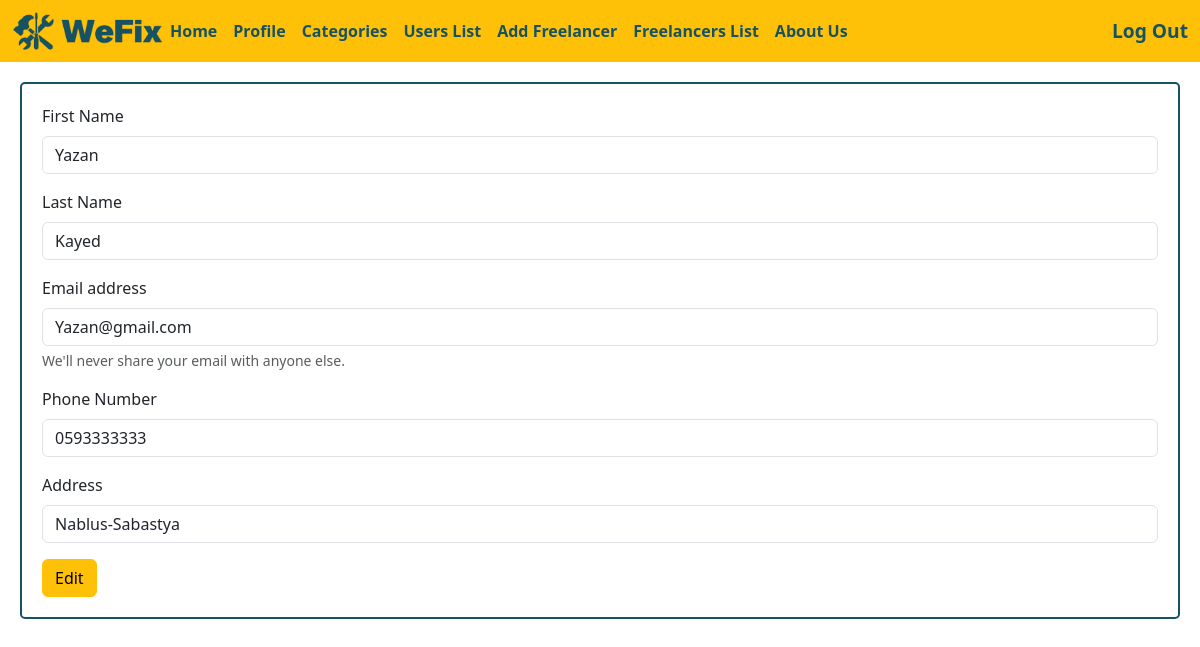
The page /userprofile/4 (signed in) on the database as committed earlier.
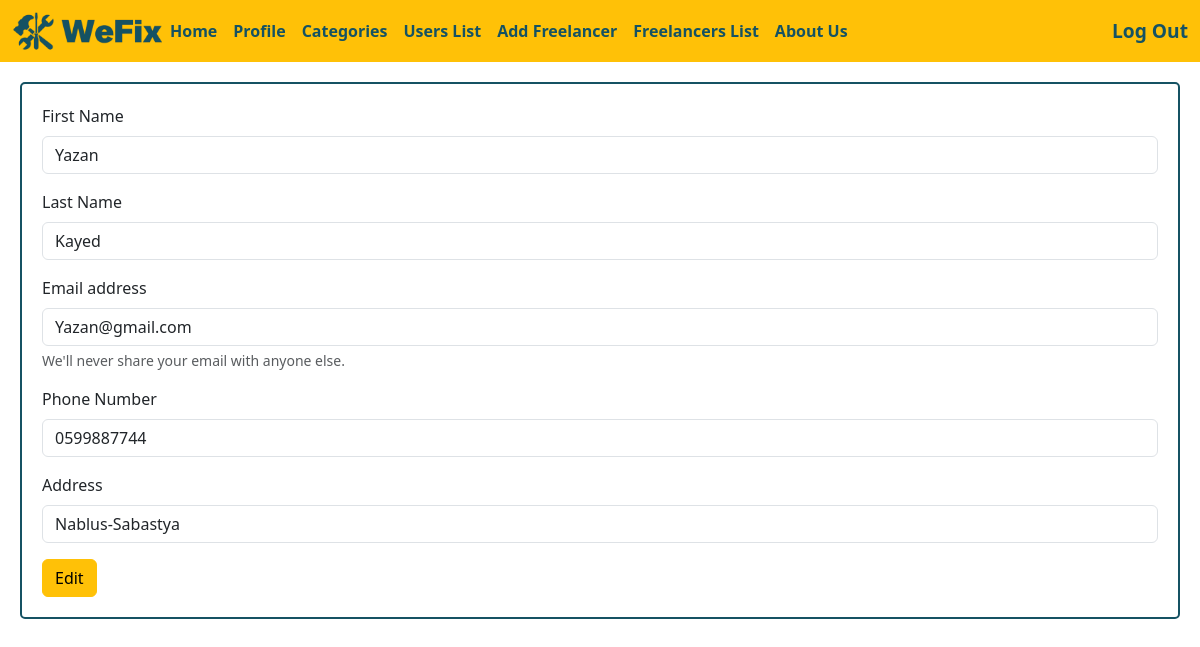
The same page on the database as committed later.
### login_app/models.py (models this page shows)
class User(models.Model):
    first_name = models.CharField(max_length=45)
    last_name = models.CharField(max_length=45)
    email= models.CharField(max_length=45)
    password = models.CharField(max_length=45)
    phone_number = models.CharField(max_length=10)
    address = models.CharField(max_length=45 , default=None)
    created_at = models.DateTimeField(auto_now_add=True)
    updated_at = models.DateTimeField(auto_now=True)
    objects = UserManager()

### main_app/views.py (the view)
def show_user_profile(request , id):
    if 'userid' not in request.session:
        return redirect ('/')
    if request.session['userid'] == 1:
        context = {
        "users" : models.user_profile_models(id)
    }
        return render (request , "adminedit.html" , context)
    else:
        return redirect ('/')

### main_app/models.py (called while the page is built)
def user_profile_models(id):
    return User.objects.get(id = id)

### main_app/templates/adminedit.html (shortened to what this page needs)
<!doctype html>
<html lang="en">
<head>
    {%load static%}
    <link rel="stylesheet" href="{% static 'css/style.css' %}">
    <link href="https://cdn.jsdelivr.net/npm/bootstrap@5.3.0/dist/css/bootstrap.min.css" rel="stylesheet"
>
</head>
<body>
    <nav class="navbar navbar-expand-lg bg-warning">
        <div class="container-fluid">
            <a href="/"><img class="logo-img" src="{% static 'img/logo.png' %}" alt="logo"></a>
            <div class="collapse navbar-collapse" id="navbarSupportedContent">
                <ul class="navbar-nav me-auto mb-2 mb-lg-0">
                    <li class="nav-item">
                        <a id="nav-link" class="nav-link active" aria-current="page" href="/">Home</a>
                    </li>
                    <li class="nav-item">
                        <a id="nav-link" class="nav-link active" aria-current="page" href="/profile">Profile</a>
                    </li>
                    <li class="nav-item">
                        <a id="nav-link" class="nav-link active" aria-current="page" href="#">Categories</a>
                    </li>
                    <li class="nav-item">
                    <li class="nav-item">
                        <a id="nav-link" class="nav-link active" aria-current="page" href="/userslist">Users List</a>
                    </li>
                    <li class="nav-item">
                        <a id="nav-link" class="nav-link active" aria-current="page" href="#">Add Freelancer</a>
                    </li>
                    <li class="nav-item">
                        <a id="nav-link" class="nav-link active" aria-current="page" href="#">Freelancers List</a>
                    </li>
                    <a id="nav-link" class="nav-link active" aria-current="page" href="#">About Us</a>
                    </li>
                </ul>
                {%if request.session.userid%}
                <a href="/logout" class="log-in">Log Out</a>
                {%else%}
                <a href="/log-in" class="log-in">Login</a>
                {%endif%}
            </div>
        </div>
    </nav>
    <div class="user_info">
        <form action="/adminedit" method="post">
            <div class="mb-3">
                <label for="exampleInputEmail1" class="form-label">First Name</label>
                <input value="{{users.first_name}}" name="fname" type="text" class="form-control"
                    aria-describedby="emailHelp">
            </div>
            <div class="mb-3">
                <label for="exampleInputEmail1" class="form-label">Last Name</label>
                <input value="{{users.last_name}}" name="lname" type="text" class="form-control"
                    aria-describedby="emailHelp">
            </div>
            <div class="mb-3">
                <label for="exampleInputEmail1" class="form-label">Email address</label>
                <input value="{{users.email}}" name="email" type="email" class="form-control" id="exampleInputEmail1"
                    aria-describedby="emailHelp">
                <div id="emailHelp" class="form-text">We'll never share your email with anyone else.</div>
            </div>
            <div class="mb-3">
                <label for="exampleInputPassword1" class="form-label">Phone Number</label>
                <input value="{{users.phone_number}}" name="phone" type="text" class="form-control"
                    id="exampleInputPassword1">
            </div>
            <div class="mb-3">
                <label for="exampleInputPassword1" class="form-label">Address</label>
                <input name="address" type="text" class="form-control" value="{{users.address}}"
                    id="exampleInputPassword1">
            </div>
            <button type="submit" id="edit_btn" class="btn btn-warning">Edit</button>
        </form>
    </div>
</body>
</html>

Rows that differ between the two databases and show on the page:
changed User "Yazan": phone "0593333333" → "0599887744"
